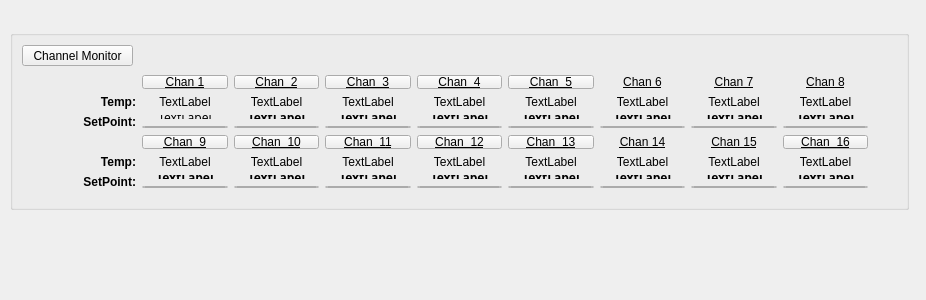
<?xml version="1.0" encoding="UTF-8"?>
<ui version="4.0">
 <class>Form</class>
 <widget class="QWidget" name="Form">
  <property name="geometry">
   <rect>
    <x>0</x>
    <y>0</y>
    <width>926</width>
    <height>300</height>
   </rect>
  </property>
  <property name="windowTitle">
   <string>Form</string>
  </property>
  <widget class="QGroupBox" name="channel_monitor_box">
   <property name="geometry">
    <rect>
     <x>10</x>
     <y>30</y>
     <width>899</width>
     <height>180</height>
    </rect>
   </property>
   <property name="sizePolicy">
    <sizepolicy hsizetype="Preferred" vsizetype="Preferred">
     <horstretch>0</horstretch>
     <verstretch>0</verstretch>
    </sizepolicy>
   </property>
   <property name="minimumSize">
    <size>
     <width>150</width>
     <height>0</height>
    </size>
   </property>
   <property name="maximumSize">
    <size>
     <width>16777215</width>
     <height>180</height>
    </size>
   </property>
   <property name="title">
    <string/>
   </property>
   <layout class="QVBoxLayout" name="channel_monitor_layout">
    <property name="spacing">
     <number>0</number>
    </property>
    <item>
     <spacer name="horizontalSpacer_6">
      <property name="orientation">
       <enum>Qt::Horizontal</enum>
      </property>
      <property name="sizeHint" stdset="0">
       <size>
        <width>200</width>
        <height>0</height>
       </size>
      </property>
     </spacer>
    </item>
    <item>
     <widget class="QPushButton" name="channel_monitor">
      <property name="sizePolicy">
       <sizepolicy hsizetype="Maximum" vsizetype="Fixed">
        <horstretch>0</horstretch>
        <verstretch>0</verstretch>
       </sizepolicy>
      </property>
      <property name="maximumSize">
       <size>
        <width>111</width>
        <height>21</height>
       </size>
      </property>
      <property name="font">
       <font>
        <underline>false</underline>
       </font>
      </property>
      <property name="text">
       <string>Channel Monitor</string>
      </property>
     </widget>
    </item>
    <item>
     <widget class="QWidget" name="monitor_box" native="true">
      <property name="sizePolicy">
       <sizepolicy hsizetype="Fixed" vsizetype="Fixed">
        <horstretch>0</horstretch>
        <verstretch>0</verstretch>
       </sizepolicy>
      </property>
      <property name="minimumSize">
       <size>
        <width>90</width>
        <height>0</height>
       </size>
      </property>
      <property name="maximumSize">
       <size>
        <width>1132</width>
        <height>16777215</height>
       </size>
      </property>
      <layout class="QGridLayout" name="channel_temps">
       <item row="9" column="9">
        <layout class="QVBoxLayout" name="verticalLayout_20">
         <item>
          <widget class="QLabel" name="chan_16_setpoint">
           <property name="font">
            <font>
             <family>Yu Gothic UI Semibold</family>
             <weight>75</weight>
             <bold>true</bold>
            </font>
           </property>
           <property name="text">
            <string>TextLabel</string>
           </property>
           <property name="alignment">
            <set>Qt::AlignCenter</set>
           </property>
          </widget>
         </item>
         <item>
          <widget class="QSpinBox" name="chan_16_adjust">
           <property name="alignment">
            <set>Qt::AlignCenter</set>
           </property>
          </widget>
         </item>
        </layout>
       </item>
       <item row="3" column="4">
        <layout class="QVBoxLayout" name="verticalLayout_7">
         <item>
          <widget class="QLabel" name="chan_3_setpoint">
           <property name="font">
            <font>
             <family>Yu Gothic UI Semibold</family>
             <weight>75</weight>
             <bold>true</bold>
            </font>
           </property>
           <property name="text">
            <string>TextLabel</string>
           </property>
           <property name="alignment">
            <set>Qt::AlignCenter</set>
           </property>
          </widget>
         </item>
         <item>
          <widget class="QSpinBox" name="chan_3_adjust">
           <property name="alignment">
            <set>Qt::AlignCenter</set>
           </property>
          </widget>
         </item>
        </layout>
       </item>
       <item row="3" column="3">
        <layout class="QVBoxLayout" name="verticalLayout_6">
         <item>
          <widget class="QLabel" name="chan_2_setpoint">
           <property name="font">
            <font>
             <family>Yu Gothic UI Semibold</family>
             <weight>75</weight>
             <italic>false</italic>
             <bold>true</bold>
             <underline>false</underline>
            </font>
           </property>
           <property name="text">
            <string>TextLabel</string>
           </property>
           <property name="alignment">
            <set>Qt::AlignCenter</set>
           </property>
          </widget>
         </item>
         <item>
          <widget class="QSpinBox" name="chan_2_adjust">
           <property name="font">
            <font>
             <underline>false</underline>
            </font>
           </property>
           <property name="alignment">
            <set>Qt::AlignCenter</set>
           </property>
          </widget>
         </item>
        </layout>
       </item>
       <item row="3" column="2">
        <layout class="QVBoxLayout" name="verticalLayout_5">
         <item>
          <widget class="QLabel" name="chan_1_setpoint">
           <property name="font">
            <font>
             <family>Yu Gothic UI Semibold</family>
             <underline>false</underline>
            </font>
           </property>
           <property name="text">
            <string>TextLabel</string>
           </property>
           <property name="alignment">
            <set>Qt::AlignCenter</set>
           </property>
          </widget>
         </item>
         <item>
          <widget class="QSpinBox" name="chan_1_adjust">
           <property name="font">
            <font>
             <underline>false</underline>
            </font>
           </property>
           <property name="alignment">
            <set>Qt::AlignCenter</set>
           </property>
          </widget>
         </item>
        </layout>
       </item>
       <item row="7" column="1">
        <spacer name="verticalSpacer_11">
         <property name="orientation">
          <enum>Qt::Vertical</enum>
         </property>
         <property name="sizeType">
          <enum>QSizePolicy::Fixed</enum>
         </property>
         <property name="sizeHint" stdset="0">
          <size>
           <width>20</width>
           <height>40</height>
          </size>
         </property>
        </spacer>
       </item>
       <item row="9" column="4">
        <layout class="QVBoxLayout" name="verticalLayout_15">
         <item>
          <widget class="QLabel" name="chan_11_setpoint">
           <property name="font">
            <font>
             <family>Yu Gothic UI Semibold</family>
             <weight>75</weight>
             <bold>true</bold>
            </font>
           </property>
           <property name="text">
            <string>TextLabel</string>
           </property>
           <property name="alignment">
            <set>Qt::AlignCenter</set>
           </property>
          </widget>
         </item>
         <item>
          <widget class="QSpinBox" name="chan_11_adjust">
           <property name="alignment">
            <set>Qt::AlignCenter</set>
           </property>
          </widget>
         </item>
        </layout>
       </item>
       <item row="8" column="2">
        <widget class="QLabel" name="chan_9_temp">
         <property name="font">
          <font>
           <underline>false</underline>
          </font>
         </property>
         <property name="text">
          <string>TextLabel</string>
         </property>
         <property name="alignment">
          <set>Qt::AlignCenter</set>
         </property>
        </widget>
       </item>
       <item row="2" column="9">
        <widget class="QLabel" name="chan_8_temp">
         <property name="font">
          <font>
           <underline>false</underline>
          </font>
         </property>
         <property name="text">
          <string>TextLabel</string>
         </property>
         <property name="alignment">
          <set>Qt::AlignCenter</set>
         </property>
        </widget>
       </item>
       <item row="8" column="5">
        <widget class="QLabel" name="chan_12_temp">
         <property name="font">
          <font>
           <underline>false</underline>
          </font>
         </property>
         <property name="text">
          <string>TextLabel</string>
         </property>
         <property name="alignment">
          <set>Qt::AlignCenter</set>
         </property>
        </widget>
       </item>
       <item row="2" column="4">
        <widget class="QLabel" name="chan_3_temp">
         <property name="font">
          <font>
           <underline>false</underline>
          </font>
         </property>
         <property name="text">
          <string>TextLabel</string>
         </property>
         <property name="alignment">
          <set>Qt::AlignCenter</set>
         </property>
        </widget>
       </item>
       <item row="2" column="2">
        <widget class="QLabel" name="chan_1_temp">
         <property name="font">
          <font>
           <underline>false</underline>
          </font>
         </property>
         <property name="text">
          <string>TextLabel</string>
         </property>
         <property name="alignment">
          <set>Qt::AlignCenter</set>
         </property>
        </widget>
       </item>
       <item row="2" column="8">
        <widget class="QLabel" name="chan_7_temp">
         <property name="font">
          <font>
           <underline>false</underline>
          </font>
         </property>
         <property name="text">
          <string>TextLabel</string>
         </property>
         <property name="alignment">
          <set>Qt::AlignCenter</set>
         </property>
        </widget>
       </item>
       <item row="2" column="7">
        <widget class="QLabel" name="chan_6_temp">
         <property name="font">
          <font>
           <underline>false</underline>
          </font>
         </property>
         <property name="text">
          <string>TextLabel</string>
         </property>
         <property name="alignment">
          <set>Qt::AlignCenter</set>
         </property>
        </widget>
       </item>
       <item row="2" column="0">
        <spacer name="verticalSpacer_9">
         <property name="orientation">
          <enum>Qt::Vertical</enum>
         </property>
         <property name="sizeHint" stdset="0">
          <size>
           <width>20</width>
           <height>20</height>
          </size>
         </property>
        </spacer>
       </item>
       <item row="2" column="3">
        <widget class="QLabel" name="chan_2_temp">
         <property name="font">
          <font>
           <underline>false</underline>
          </font>
         </property>
         <property name="text">
          <string>TextLabel</string>
         </property>
         <property name="alignment">
          <set>Qt::AlignCenter</set>
         </property>
        </widget>
       </item>
       <item row="7" column="8">
        <widget class="QLabel" name="channel_15_marker">
         <property name="font">
          <font>
           <underline>true</underline>
          </font>
         </property>
         <property name="text">
          <string>Chan 15</string>
         </property>
         <property name="alignment">
          <set>Qt::AlignCenter</set>
         </property>
        </widget>
       </item>
       <item row="2" column="6">
        <widget class="QLabel" name="chan_5_temp">
         <property name="font">
          <font>
           <underline>false</underline>
          </font>
         </property>
         <property name="text">
          <string>TextLabel</string>
         </property>
         <property name="alignment">
          <set>Qt::AlignCenter</set>
         </property>
        </widget>
       </item>
       <item row="7" column="7">
        <widget class="QLabel" name="channel_14_marker">
         <property name="font">
          <font>
           <underline>true</underline>
          </font>
         </property>
         <property name="text">
          <string>Chan 14</string>
         </property>
         <property name="alignment">
          <set>Qt::AlignCenter</set>
         </property>
        </widget>
       </item>
       <item row="0" column="1">
        <spacer name="verticalSpacer_10">
         <property name="orientation">
          <enum>Qt::Vertical</enum>
         </property>
         <property name="sizeType">
          <enum>QSizePolicy::Fixed</enum>
         </property>
         <property name="sizeHint" stdset="0">
          <size>
           <width>20</width>
           <height>40</height>
          </size>
         </property>
        </spacer>
       </item>
       <item row="3" column="9">
        <layout class="QVBoxLayout" name="verticalLayout_12">
         <item>
          <widget class="QLabel" name="chan_8_setpoint">
           <property name="font">
            <font>
             <family>Yu Gothic UI Semibold</family>
             <weight>75</weight>
             <bold>true</bold>
            </font>
           </property>
           <property name="text">
            <string>TextLabel</string>
           </property>
           <property name="alignment">
            <set>Qt::AlignCenter</set>
           </property>
          </widget>
         </item>
         <item>
          <widget class="QSpinBox" name="chan_8_adjust">
           <property name="alignment">
            <set>Qt::AlignCenter</set>
           </property>
          </widget>
         </item>
        </layout>
       </item>
       <item row="9" column="6">
        <layout class="QVBoxLayout" name="verticalLayout_17">
         <item>
          <widget class="QLabel" name="chan_13_setpoint">
           <property name="font">
            <font>
             <family>Yu Gothic UI Semibold</family>
             <weight>75</weight>
             <bold>true</bold>
            </font>
           </property>
           <property name="text">
            <string>TextLabel</string>
           </property>
           <property name="alignment">
            <set>Qt::AlignCenter</set>
           </property>
          </widget>
         </item>
         <item>
          <widget class="QSpinBox" name="chan_13_adjust">
           <property name="alignment">
            <set>Qt::AlignCenter</set>
           </property>
          </widget>
         </item>
        </layout>
       </item>
       <item row="9" column="2">
        <layout class="QVBoxLayout" name="verticalLayout_13">
         <item>
          <widget class="QLabel" name="chan_9_setpoint">
           <property name="font">
            <font>
             <family>Yu Gothic UI Semibold</family>
             <weight>75</weight>
             <bold>true</bold>
            </font>
           </property>
           <property name="text">
            <string>TextLabel</string>
           </property>
           <property name="alignment">
            <set>Qt::AlignCenter</set>
           </property>
          </widget>
         </item>
         <item>
          <widget class="QSpinBox" name="chan_9_adjust">
           <property name="alignment">
            <set>Qt::AlignCenter</set>
           </property>
          </widget>
         </item>
        </layout>
       </item>
       <item row="9" column="7">
        <layout class="QVBoxLayout" name="verticalLayout_18">
         <item>
          <widget class="QLabel" name="chan_14_setpoint">
           <property name="font">
            <font>
             <family>Yu Gothic UI Semibold</family>
             <weight>75</weight>
             <bold>true</bold>
            </font>
           </property>
           <property name="text">
            <string>TextLabel</string>
           </property>
           <property name="alignment">
            <set>Qt::AlignCenter</set>
           </property>
          </widget>
         </item>
         <item>
          <widget class="QSpinBox" name="chan_14_adjust">
           <property name="alignment">
            <set>Qt::AlignCenter</set>
           </property>
          </widget>
         </item>
        </layout>
       </item>
       <item row="3" column="5">
        <layout class="QVBoxLayout" name="verticalLayout_8">
         <item>
          <widget class="QLabel" name="chan_4_setpoint">
           <property name="font">
            <font>
             <family>Yu Gothic UI Semibold</family>
             <weight>75</weight>
             <bold>true</bold>
            </font>
           </property>
           <property name="text">
            <string>TextLabel</string>
           </property>
           <property name="alignment">
            <set>Qt::AlignCenter</set>
           </property>
          </widget>
         </item>
         <item>
          <widget class="QSpinBox" name="chan_4_adjust">
           <property name="alignment">
            <set>Qt::AlignCenter</set>
           </property>
          </widget>
         </item>
        </layout>
       </item>
       <item row="9" column="8">
        <layout class="QVBoxLayout" name="verticalLayout_19">
         <item>
          <widget class="QLabel" name="chan_15_setpoint">
           <property name="font">
            <font>
             <family>Yu Gothic UI Semibold</family>
             <weight>75</weight>
             <bold>true</bold>
            </font>
           </property>
           <property name="text">
            <string>TextLabel</string>
           </property>
           <property name="alignment">
            <set>Qt::AlignCenter</set>
           </property>
          </widget>
         </item>
         <item>
          <widget class="QSpinBox" name="chan_15_adjust">
           <property name="alignment">
            <set>Qt::AlignCenter</set>
           </property>
          </widget>
         </item>
        </layout>
       </item>
       <item row="8" column="6">
        <widget class="QLabel" name="chan_13_temp">
         <property name="font">
          <font>
           <underline>false</underline>
          </font>
         </property>
         <property name="text">
          <string>TextLabel</string>
         </property>
         <property name="alignment">
          <set>Qt::AlignCenter</set>
         </property>
        </widget>
       </item>
       <item row="8" column="7">
        <widget class="QLabel" name="chan_14_temp">
         <property name="font">
          <font>
           <underline>false</underline>
          </font>
         </property>
         <property name="text">
          <string>TextLabel</string>
         </property>
         <property name="alignment">
          <set>Qt::AlignCenter</set>
         </property>
        </widget>
       </item>
       <item row="8" column="3">
        <widget class="QLabel" name="chan_10_temp">
         <property name="font">
          <font>
           <underline>false</underline>
          </font>
         </property>
         <property name="text">
          <string>TextLabel</string>
         </property>
         <property name="alignment">
          <set>Qt::AlignCenter</set>
         </property>
        </widget>
       </item>
       <item row="5" column="10">
        <spacer name="verticalSpacer_5">
         <property name="orientation">
          <enum>Qt::Vertical</enum>
         </property>
         <property name="sizeHint" stdset="0">
          <size>
           <width>20</width>
           <height>10</height>
          </size>
         </property>
        </spacer>
       </item>
       <item row="8" column="4">
        <widget class="QLabel" name="chan_11_temp">
         <property name="font">
          <font>
           <underline>false</underline>
          </font>
         </property>
         <property name="text">
          <string>TextLabel</string>
         </property>
         <property name="alignment">
          <set>Qt::AlignCenter</set>
         </property>
        </widget>
       </item>
       <item row="2" column="5">
        <widget class="QLabel" name="chan_4_temp">
         <property name="font">
          <font>
           <underline>false</underline>
          </font>
         </property>
         <property name="text">
          <string>TextLabel</string>
         </property>
         <property name="alignment">
          <set>Qt::AlignCenter</set>
         </property>
        </widget>
       </item>
       <item row="8" column="0">
        <spacer name="verticalSpacer_6">
         <property name="orientation">
          <enum>Qt::Vertical</enum>
         </property>
         <property name="sizeHint" stdset="0">
          <size>
           <width>20</width>
           <height>20</height>
          </size>
         </property>
        </spacer>
       </item>
       <item row="8" column="9">
        <widget class="QLabel" name="chan_16_temp">
         <property name="font">
          <font>
           <underline>false</underline>
          </font>
         </property>
         <property name="text">
          <string>TextLabel</string>
         </property>
         <property name="alignment">
          <set>Qt::AlignCenter</set>
         </property>
        </widget>
       </item>
       <item row="8" column="8">
        <widget class="QLabel" name="chan_15_temp">
         <property name="font">
          <font>
           <underline>false</underline>
          </font>
         </property>
         <property name="text">
          <string>TextLabel</string>
         </property>
         <property name="alignment">
          <set>Qt::AlignCenter</set>
         </property>
        </widget>
       </item>
       <item row="0" column="9">
        <widget class="QLabel" name="channel_8_marker">
         <property name="font">
          <font>
           <underline>true</underline>
          </font>
         </property>
         <property name="text">
          <string>Chan 8</string>
         </property>
         <property name="alignment">
          <set>Qt::AlignCenter</set>
         </property>
        </widget>
       </item>
       <item row="0" column="7">
        <widget class="QLabel" name="channel_6_marker">
         <property name="font">
          <font>
           <underline>true</underline>
          </font>
         </property>
         <property name="text">
          <string>Chan 6</string>
         </property>
         <property name="alignment">
          <set>Qt::AlignCenter</set>
         </property>
        </widget>
       </item>
       <item row="9" column="1">
        <widget class="QLabel" name="setpoints_label_2">
         <property name="font">
          <font>
           <weight>75</weight>
           <bold>true</bold>
           <underline>false</underline>
          </font>
         </property>
         <property name="text">
          <string>SetPoint:</string>
         </property>
         <property name="alignment">
          <set>Qt::AlignRight|Qt::AlignTrailing|Qt::AlignVCenter</set>
         </property>
        </widget>
       </item>
       <item row="0" column="8">
        <widget class="QLabel" name="channel_7_marker">
         <property name="font">
          <font>
           <underline>true</underline>
          </font>
         </property>
         <property name="text">
          <string>Chan 7</string>
         </property>
         <property name="alignment">
          <set>Qt::AlignCenter</set>
         </property>
        </widget>
       </item>
       <item row="3" column="0">
        <spacer name="verticalSpacer_12">
         <property name="orientation">
          <enum>Qt::Vertical</enum>
         </property>
         <property name="sizeHint" stdset="0">
          <size>
           <width>20</width>
           <height>20</height>
          </size>
         </property>
        </spacer>
       </item>
       <item row="8" column="1">
        <widget class="QLabel" name="temps_label_2">
         <property name="font">
          <font>
           <weight>75</weight>
           <bold>true</bold>
           <underline>false</underline>
          </font>
         </property>
         <property name="text">
          <string>Temp:</string>
         </property>
         <property name="alignment">
          <set>Qt::AlignRight|Qt::AlignTrailing|Qt::AlignVCenter</set>
         </property>
        </widget>
       </item>
       <item row="3" column="1">
        <widget class="QLabel" name="setpoints_label_1">
         <property name="font">
          <font>
           <weight>75</weight>
           <bold>true</bold>
           <underline>false</underline>
          </font>
         </property>
         <property name="text">
          <string>SetPoint:</string>
         </property>
         <property name="alignment">
          <set>Qt::AlignRight|Qt::AlignTrailing|Qt::AlignVCenter</set>
         </property>
        </widget>
       </item>
       <item row="2" column="1">
        <widget class="QLabel" name="temps_label_1">
         <property name="font">
          <font>
           <weight>75</weight>
           <bold>true</bold>
           <underline>false</underline>
          </font>
         </property>
         <property name="text">
          <string>Temp:</string>
         </property>
         <property name="alignment">
          <set>Qt::AlignRight|Qt::AlignTrailing|Qt::AlignVCenter</set>
         </property>
        </widget>
       </item>
       <item row="9" column="0">
        <spacer name="verticalSpacer_14">
         <property name="orientation">
          <enum>Qt::Vertical</enum>
         </property>
         <property name="sizeHint" stdset="0">
          <size>
           <width>20</width>
           <height>20</height>
          </size>
         </property>
        </spacer>
       </item>
       <item row="3" column="7">
        <layout class="QVBoxLayout" name="verticalLayout_10">
         <item>
          <widget class="QLabel" name="chan_6_setpoint">
           <property name="font">
            <font>
             <family>Yu Gothic UI Semibold</family>
             <weight>75</weight>
             <bold>true</bold>
            </font>
           </property>
           <property name="text">
            <string>TextLabel</string>
           </property>
           <property name="alignment">
            <set>Qt::AlignCenter</set>
           </property>
          </widget>
         </item>
         <item>
          <widget class="QSpinBox" name="chan_6_adjust">
           <property name="alignment">
            <set>Qt::AlignCenter</set>
           </property>
          </widget>
         </item>
        </layout>
       </item>
       <item row="9" column="3">
        <layout class="QVBoxLayout" name="verticalLayout_14">
         <item>
          <widget class="QLabel" name="chan_10_setpoint">
           <property name="font">
            <font>
             <family>Yu Gothic UI Semibold</family>
             <weight>75</weight>
             <bold>true</bold>
            </font>
           </property>
           <property name="text">
            <string>TextLabel</string>
           </property>
           <property name="alignment">
            <set>Qt::AlignCenter</set>
           </property>
          </widget>
         </item>
         <item>
          <widget class="QSpinBox" name="chan_10_adjust">
           <property name="alignment">
            <set>Qt::AlignCenter</set>
           </property>
          </widget>
         </item>
        </layout>
       </item>
       <item row="3" column="8">
        <layout class="QVBoxLayout" name="verticalLayout_11">
         <item>
          <widget class="QLabel" name="chan_7_setpoint">
           <property name="font">
            <font>
             <family>Yu Gothic UI Semibold</family>
             <weight>75</weight>
             <bold>true</bold>
            </font>
           </property>
           <property name="text">
            <string>TextLabel</string>
           </property>
           <property name="alignment">
            <set>Qt::AlignCenter</set>
           </property>
          </widget>
         </item>
         <item>
          <widget class="QSpinBox" name="chan_7_adjust">
           <property name="alignment">
            <set>Qt::AlignCenter</set>
           </property>
          </widget>
         </item>
        </layout>
       </item>
       <item row="3" column="6">
        <layout class="QVBoxLayout" name="verticalLayout_9">
         <item>
          <widget class="QLabel" name="chan_5_setpoint">
           <property name="font">
            <font>
             <family>Yu Gothic UI Semibold</family>
             <weight>75</weight>
             <bold>true</bold>
            </font>
           </property>
           <property name="text">
            <string>TextLabel</string>
           </property>
           <property name="alignment">
            <set>Qt::AlignCenter</set>
           </property>
          </widget>
         </item>
         <item>
          <widget class="QSpinBox" name="chan_5_adjust">
           <property name="alignment">
            <set>Qt::AlignCenter</set>
           </property>
          </widget>
         </item>
        </layout>
       </item>
       <item row="0" column="3">
        <widget class="QPushButton" name="channel_2_button">
         <property name="font">
          <font>
           <underline>true</underline>
          </font>
         </property>
         <property name="text">
          <string>Chan_2</string>
         </property>
        </widget>
       </item>
       <item row="9" column="5">
        <layout class="QVBoxLayout" name="verticalLayout_16">
         <item>
          <widget class="QLabel" name="chan_12_setpoint">
           <property name="font">
            <font>
             <family>Yu Gothic UI Semibold</family>
             <weight>75</weight>
             <bold>true</bold>
            </font>
           </property>
           <property name="text">
            <string>TextLabel</string>
           </property>
           <property name="alignment">
            <set>Qt::AlignCenter</set>
           </property>
          </widget>
         </item>
         <item>
          <widget class="QSpinBox" name="chan_12_adjust">
           <property name="alignment">
            <set>Qt::AlignCenter</set>
           </property>
          </widget>
         </item>
        </layout>
       </item>
       <item row="0" column="5">
        <widget class="QPushButton" name="channel_4_button">
         <property name="font">
          <font>
           <underline>true</underline>
          </font>
         </property>
         <property name="text">
          <string>Chan_4</string>
         </property>
        </widget>
       </item>
       <item row="0" column="4">
        <widget class="QPushButton" name="channel_3_button">
         <property name="font">
          <font>
           <underline>true</underline>
          </font>
         </property>
         <property name="text">
          <string>Chan_3</string>
         </property>
        </widget>
       </item>
       <item row="7" column="2">
        <widget class="QPushButton" name="channel_9_button">
         <property name="font">
          <font>
           <underline>true</underline>
          </font>
         </property>
         <property name="text">
          <string>Chan_9</string>
         </property>
        </widget>
       </item>
       <item row="7" column="3">
        <widget class="QPushButton" name="channel_10_button">
         <property name="font">
          <font>
           <underline>true</underline>
          </font>
         </property>
         <property name="text">
          <string>Chan_10</string>
         </property>
        </widget>
       </item>
       <item row="0" column="6">
        <widget class="QPushButton" name="channel_5_button">
         <property name="font">
          <font>
           <underline>true</underline>
          </font>
         </property>
         <property name="text">
          <string>Chan_5</string>
         </property>
        </widget>
       </item>
       <item row="7" column="6">
        <widget class="QPushButton" name="channel_13_button">
         <property name="font">
          <font>
           <underline>true</underline>
          </font>
         </property>
         <property name="text">
          <string>Chan_13</string>
         </property>
        </widget>
       </item>
       <item row="7" column="4">
        <widget class="QPushButton" name="channel_11_button">
         <property name="font">
          <font>
           <underline>true</underline>
          </font>
         </property>
         <property name="text">
          <string>Chan_11</string>
         </property>
        </widget>
       </item>
       <item row="7" column="9">
        <widget class="QPushButton" name="channel_16_button">
         <property name="font">
          <font>
           <underline>true</underline>
          </font>
         </property>
         <property name="text">
          <string>Chan_16</string>
         </property>
        </widget>
       </item>
       <item row="7" column="5">
        <widget class="QPushButton" name="channel_12_button">
         <property name="font">
          <font>
           <underline>true</underline>
          </font>
         </property>
         <property name="text">
          <string>Chan_12</string>
         </property>
        </widget>
       </item>
       <item row="0" column="2">
        <widget class="QPushButton" name="channel_1_button">
         <property name="font">
          <font>
           <underline>true</underline>
          </font>
         </property>
         <property name="toolTip">
          <string>Hide from Graph</string>
         </property>
         <property name="text">
          <string>Chan 1</string>
         </property>
        </widget>
       </item>
      </layout>
     </widget>
    </item>
   </layout>
  </widget>
 </widget>
 <resources/>
 <connections/>
</ui>
